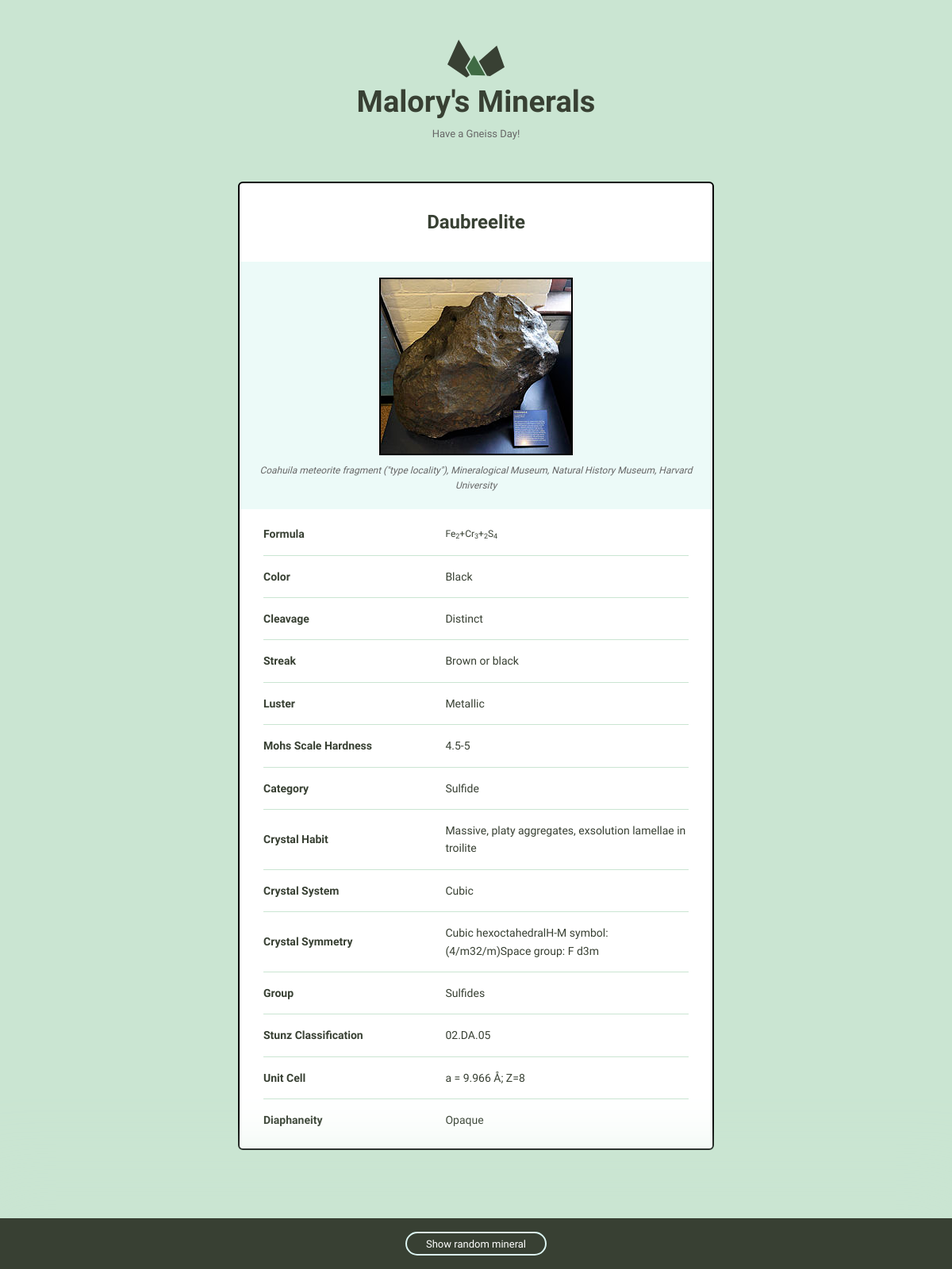
Screenshot of /Daubreelite with the database file from the repository.
### catalog/models.py (models this page shows)
class Mineral(models.Model):
    name = models.CharField(max_length=200, blank=True, null=False)
    image_filename = models.CharField(max_length=200, blank=True, null=False)
    image_caption = models.CharField(max_length=200, blank=True, null=False)
    formula = models.CharField(max_length=200, blank=True, null=False)
    color = models.CharField(max_length=200, blank=True, null=False)
    cleavage = models.CharField(max_length=200, blank=True, null=False)
    streak = models.CharField(max_length=200, blank=True, null=False)
    luster = models.CharField(max_length=200, blank=True, null=False)
    mohs_scale_hardness = models.CharField(max_length=200, blank=True, null=False)
    optical_properties = models.CharField(max_length=200, blank=True, null=False)
    category = models.CharField(max_length=200, blank=True, null=False)
    crystal_habit = models.CharField(max_length=200, blank=True, null=False)
    crystal_system = models.CharField(max_length=200, blank=True, null=False)
    crystal_symmetry = models.CharField(max_length=200, blank=True, null=False)
    group = models.CharField(max_length=200, blank=True, null=False)
    strunz_classification = models.CharField(max_length=200, blank=True, null=False)
    refractive_index = models.CharField(max_length=200, blank=True, null=False)
    unit_cell = models.CharField(max_length=200, blank=True, null=False)
    specific_gravity = models.CharField(max_length=200, blank=True, null=False)
    diaphaneity = models.CharField(max_length=200, blank=True, null=False)

### catalog/views.py (the view)
# urls.py: path('<str:mineral_name>', views.detail, name="detail"),
def detail(request, mineral_name):
    mineral = get_object_or_404(Mineral, name=mineral_name)
    return render(request, "catalog/detail.html", {"mineral": mineral})

### catalog/templates/catalog/detail.html (shortened to what this page needs)
{% extends "catalog/layout.html" %}
{% load static %}
{% block div %}<div class="bounds bounds--small">{% endblock %}
{% block content %}
<div class="grid-100 mineral__container">
  <h1 class="mineral__name">{{ mineral.name|title }}</h1>
  <div class="mineral__image-bg">
    {% with '/catalog/images/'|add:mineral.name|add:'.jpg' as mineral_image %}
      <img class="mineral__image" src="{% static mineral_image %}">
    {% endwith %}
    <p class="mineral__caption">{{ mineral.image_caption }}</p>
  </div>
  <div class="mineral__table-container">
    <table class="mineral__table">
      {% if mineral.formula %}
      <tr>
        <td class="mineral__category">Formula</td>
        <td class="mineral__formula">{{ mineral.formula|safe }}</td>
      </tr>
      {% endif %}
      {% if mineral.color %}
      <tr>
        <td class="mineral__category">Color</td>
        <td>{{ mineral.color }}</td>
      </tr>
      {% endif %}
      {% if mineral.cleavage %}
      <tr>
        <td class="mineral__category">Cleavage</td>
        <td>{{ mineral.cleavage }}</td>
      </tr>
      {% endif %}
      {% if mineral.streak %}
      <tr>
        <td class="mineral__category">Streak</td>
        <td>{{ mineral.streak }}</td>
      </tr>
      {% endif %}
      {% if mineral.luster %}
      <tr>
        <td class="mineral__category">Luster</td>
        <td>{{ mineral.luster }}</td>
      </tr>
      {% endif %}
      {% if mineral.mohs_scale_hardness %}
      <tr>
        <td class="mineral__category">Mohs Scale Hardness</td>
        <td>{{ mineral.mohs_scale_hardness }}</td>
      </tr>
      {% endif %}
      {% if mineral.category %}
      <tr>
        <td class="mineral__category">Category</td>
        <td>{{ mineral.category }}</td>
      </tr>
      {% endif %}
      {% if mineral.crystal_habit %}
      <tr>
        <td class="mineral__category">Crystal Habit</td>
        <td>{{ mineral.crystal_habit }}</td>
      </tr>
      {% endif %}
      {% if mineral.crystal_system %}
      <tr>
        <td class="mineral__category">Crystal System</td>
        <td>{{ mineral.crystal_system }}</td>
      </tr>
      {% endif %}
      {% if mineral.crystal_symmetry %}
      <tr>
        <td class="mineral__category">Crystal Symmetry</td>
        <td>{{ mineral.crystal_symmetry }}</td>
      </tr>
      {% endif %}
      {% if mineral.group %}
      <tr>
        <td class="mineral__category">Group</td>
        <td>{{ mineral.group }}</td>
      </tr>
      {% endif %}
      {% if mineral.strunz_classification %}
      <tr>
        <td class="mineral__category">Stunz Classification</td>
        <td>{{ mineral.strunz_classification }}</td>
      </tr>
      {% endif %}
      {% if mineral.unit_cell %}
      <tr>
        <td class="mineral__category">Unit Cell</td>
        <td>{{ mineral.unit_cell }}</td>
      </tr>
      {% endif %}
      {% if mineral.diaphaneity %}
      <tr>
        <td class="mineral__category">Diaphaneity</td>
        <td>{{ mineral.diaphaneity }}</td>
      </tr>
      {% endif %}
    </table>
  </div>
</div>
{% endblock %}

### catalog/static/catalog/global.css (style rules this page uses)
html { font-family: sans-serif; -ms-text-size-adjust: 100%; -webkit-text-size-adjust: 100%; }
body { margin: 0; }
h1 { font-size: 2em; margin: 0.67em 0; }
sub { font-size: 75%; line-height: 0; position: relative; vertical-align: baseline; bottom: -0.25em; }
img { border: 0; }
table { border-collapse: collapse; border-spacing: 0; }
td, th { padding: 0; }
html { font-size: 62.5%; }
body { background-color: #CAE5D2; font-size: 1.5em; line-height: 1.6; font-weight: 400; font-family: "Cousine"; color: #666; }
.bounds { max-width: 800px; margin: 0 auto; padding: 50px 0 150px; overflow: hidden; }
.bounds--small { max-width: 600px; padding: 50px 10px 150px; }
.grid, .grid-5, .grid-10, .grid-15, .grid-20, .grid-25, .grid-30, .grid-33, .grid-35, .grid-40, .grid-45, .grid-50, .grid-55, .grid-60, .grid-65, .grid-66, .grid-70, .grid-75, .grid-80, .grid-90, .grid-95, .grid-100 { float: left; box-sizing: border-box; position: relative; }
.grid-100 { width: 100%; padding: 0 15px; }
h1, h2, h3, h4, h5, h6 { margin-top: 0; margin-bottom: 2rem; font-weight: bold; font-family: "Work Sans", sans-serif; color: #384033; }
h1 { font-size: 3.8rem; }
@media (min-width: 550px) { h1 { font-size: 3.8rem; } }
p { margin-top: 0; font-size: 1.6rem; }
th, td { padding: 15px; text-align: left; border-bottom: 1px solid #e1e1e1; }
th:first-child, td:first-child { padding-left: 0; }
th:last-child, td:last-child { padding-right: 0; }
table, p, ul { margin-bottom: 2.5rem; }
.mineral__container { background-color: #fff; border-radius: 6px; list-style: none; padding: 0; text-align: center; }
.mineral__name { display: block; width: 100%; margin: 0; font-size: 24px; padding: 30px 0 30px 0; }
.mineral__image { display: block; margin: 0 auto; border: solid 2px #CAE5D2; }
.mineral__image-bg { background-color: #ecfaf8; padding: 20px 0; }
.mineral__caption { font-size: 12px; font-style: italic; padding: 10px 0 0 0; margin: 0; }
.mineral__table { font-size: 14px; color: #384033; }
.mineral__table td { border-color: #CAE5D2; }
.mineral__table tr:last-of-type td { border-bottom: none; padding-bottom: 0; }
.mineral__table-container { padding: 5px 30px 0; }
.mineral__category { font-weight: bold; width: 40%; }
.mineral__formula { font-size: 12px; }

### catalog/static/catalog/malory.css (style rules this page uses)
.mineral__image { border: solid 2px black; }
.mineral__container { border: solid 2px black; }

### rows the page displays
Mineral: name "Daubreelite", image_caption "Coahuila meteorite fragment (\"type locality\"), Mineralogical Museum, Natural History Museum, Harvard University", formula "Fe 2 +Cr 3 + 2 S 4", color "Black", cleavage "Distinct", streak "Brown or black", luster "Metallic", mohs_scale_hardness "4.5-5", category "Sulfide", crystal_habit "Massive, platy aggregates, exsolution lamellae in troilite", crystal_system "Cubic", crystal_symmetry "Cubic hexoctahedralH-M symbol: (4/m32/m)Space group: F d3m", group "Sulfides", strunz_classification "02.DA.05", unit_cell "a = 9.966 Å; Z=8", diaphaneity "Opaque"
